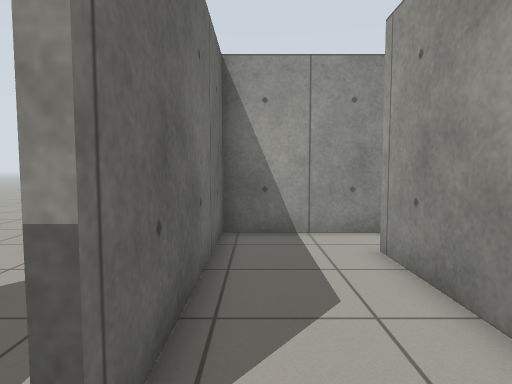
View 1 (above)

15 first-person views from a walk through a Gazebo world. The camera is 0.92 m above the floor, tilts 4° down and sees 75° across. The floor is counted in squares, 0.5 m on a side. Each view is taken from the middle of a square. On the plan, view 1 faces up. The plan holds only what a view shows up to about 17 squares ahead; the rest is blank.

View 2
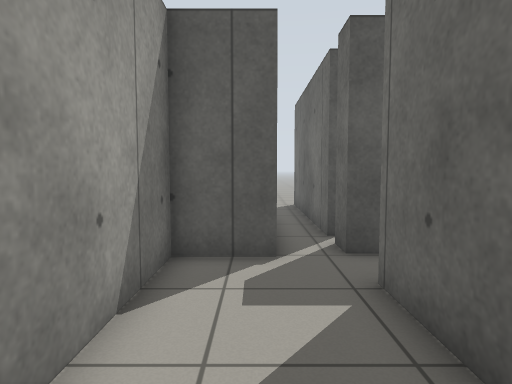

View 3
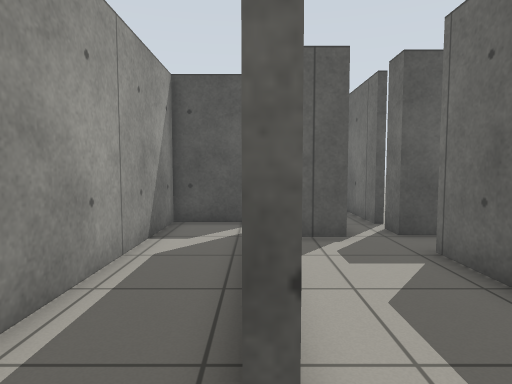

View 4
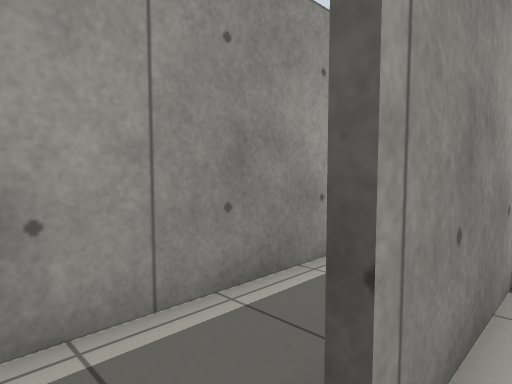

View 5
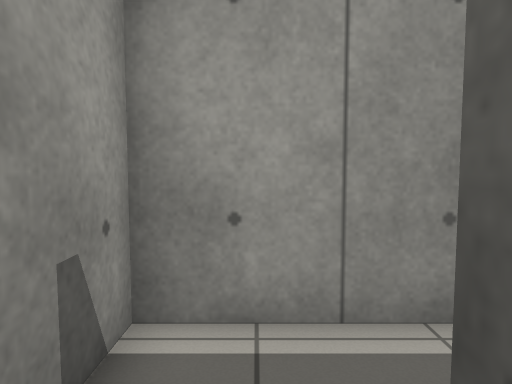

View 6
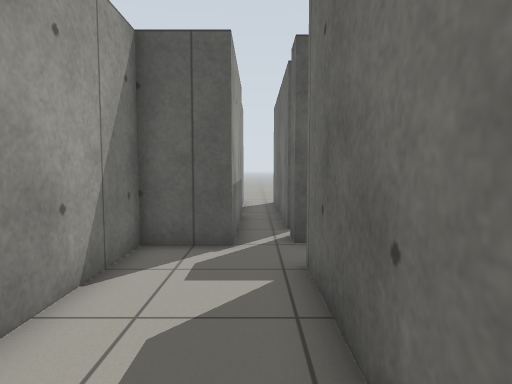

View 7
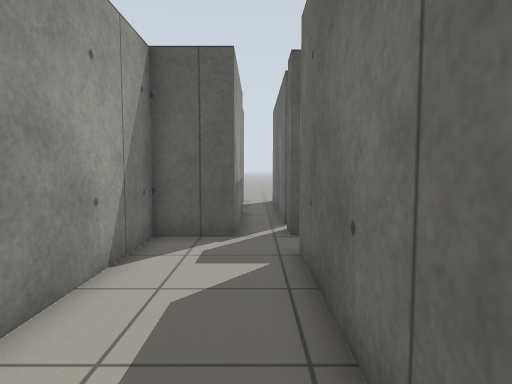

View 8
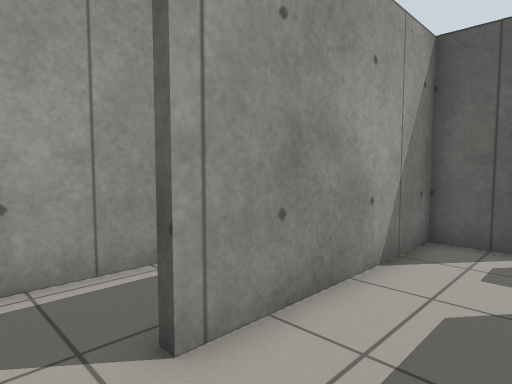

View 9
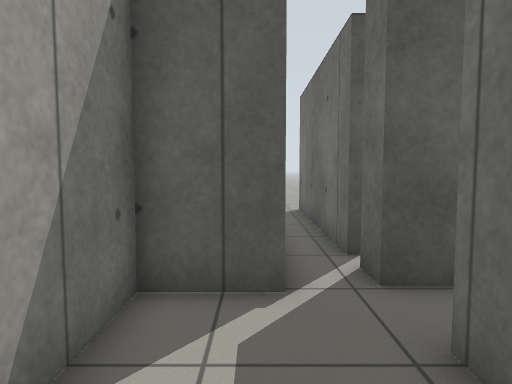

View 10
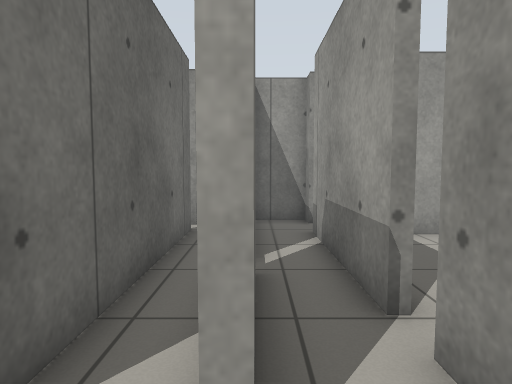

View 11
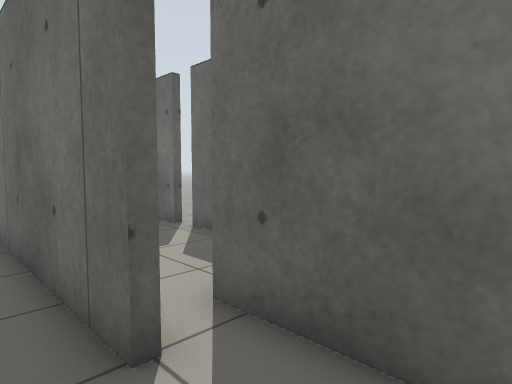

View 12
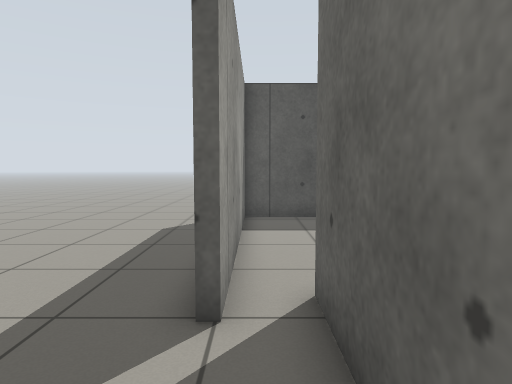

View 13
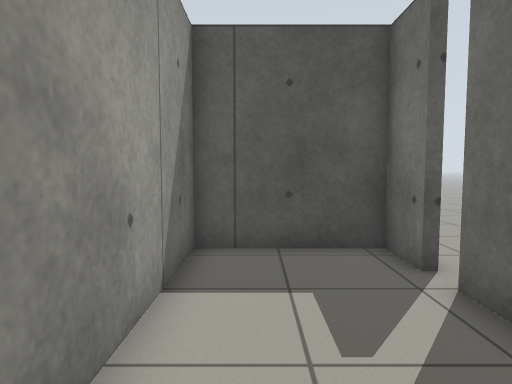

View 14
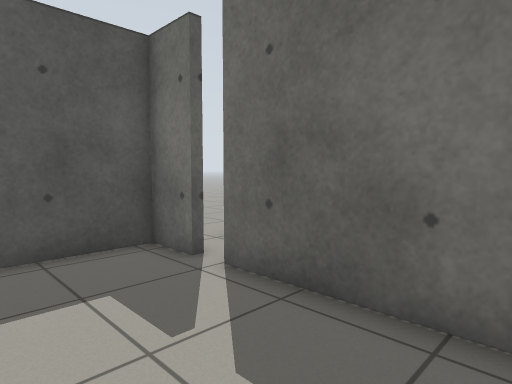

View 15
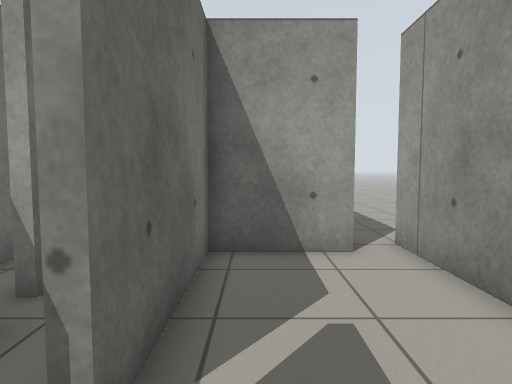

### Floor plan
Points are (right, up) in squares from view 1. A wall is a line through its corners. A room is listed if a view was taken in it or the views show most of it. See-through windows are left out.
Room 1 (views 1, 2, 4, 5, 6, 7, 8, 9)
walls: (-1, -0.1) (-1, -1.2); (2.4, 9.5) (-1, 9.5) (-1, 1.8); (-1, -1.9) (-1, -5.4); (0.6, -5) (0.6, 0.1) (2.8, 0.1) (2.8, 7.4)
ways out: opening at (3, 8.5) to room 2; opening at (0, -5) to room 3; opening at (-1, 1) to room 4; gap at (-1, -2)
Room 2 (view 3)
walls: (3.4, -2.4) (5.8, -2.4) (5.8, 9.5) (2.4, 9.5)
ways out: opening at (3, 8.5) to room 1; opening at (3, -1) to room 3
Room 3 (view 10)
walls: (2.8, -9.9) (2.8, -8.9); (2.8, -8) (2.8, -2.4); (-1, -5.4) (-1, -10.1); (2.8, -0.9) (2.8, -0.2) (1, -0.2)
ways out: opening at (0, -5) to room 1; opening at (3, -1) to room 2; gap at (3, -8.5) to room 5; opening at (-1, -11.5)
Room 4 (views 11, 12)
walls: (6.1, 1) (6.1, -2.7); (-1, 1.8) (-1.4, 1.8); (-2.1, -0.1) (-1, -0.1); (7.7, -1.9) (7.7, -9.1)
ways out: opening at (-1, 1) to room 1; opening at (7, -2) to room 5; opening at (-4, 6)
Room 5 (views 13, 14, 15)
walls: (2.9, -8.9) (2.9, -10.6) (7.4, -10.6) (7.4, -1.9); (6.1, -2.7) (2.9, -2.7) (2.9, -8)
ways out: gap at (3, -8.5) to room 3; opening at (7, -2) to room 4

Where each view was taken, in squares from view 1:
view 1: 0 up, 0 right, facing up
view 2: 7 up, 1 right, facing down
view 3: 9 up, 3 right, facing down
view 4: 9 up, 2 right, facing down-right
view 5: 8 up, 2 right, facing right
view 6: 8 up, 0 right, facing down
view 7: 9 up, 0 right, facing down
view 8: 9 up, 0 right, facing down-right
view 9: 5 up, 1 right, facing down
view 10: 12 down, 1 right, facing up
view 11: 1 up, 9 right, facing down-left
view 12: 2 up, 7 right, facing down
view 13: 3 down, 6 right, facing down
view 14: 3 down, 7 right, facing down-left
view 15: 10 down, 4 right, facing up
